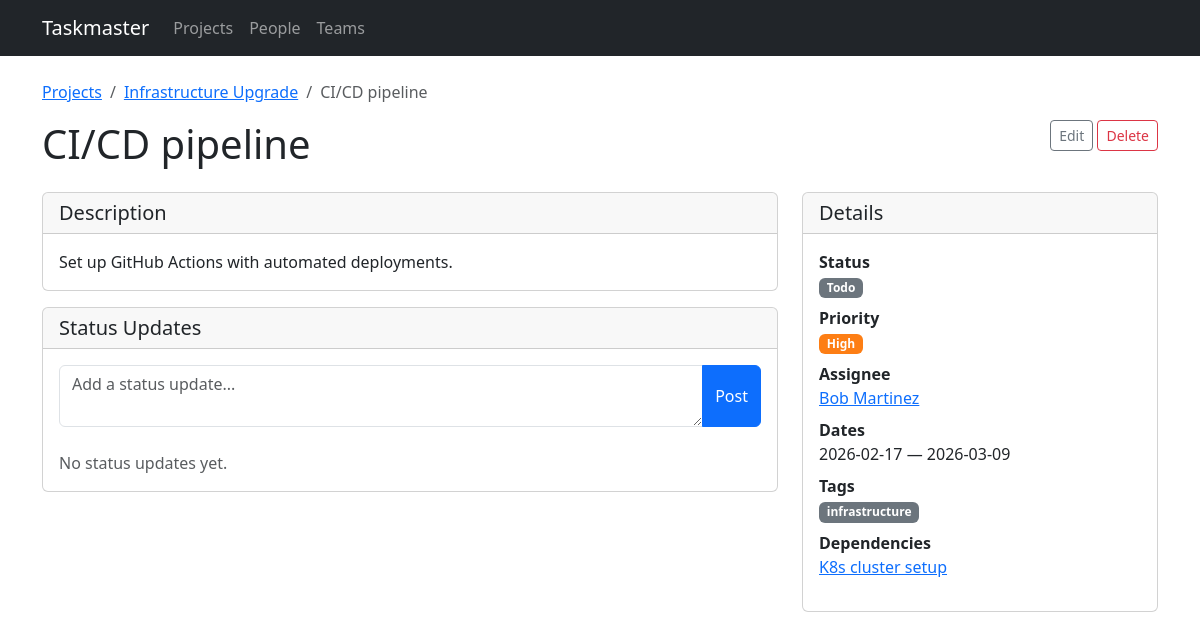
Before: /tasks/16 with the older database file.
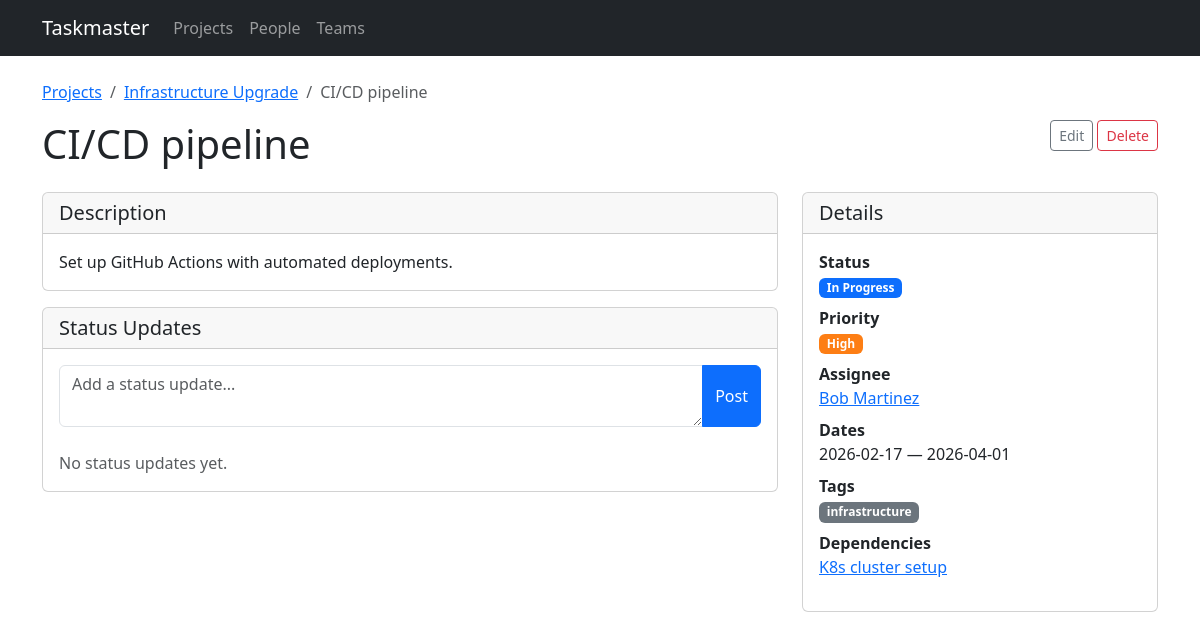
After: the same page with the newer database file.
### models.py (models this page shows, shortened)
class Task(db.Model):
    id = db.Column(db.Integer, primary_key=True)
    title = db.Column(db.String(200), nullable=False)
    description = db.Column(db.Text)
    project_id = db.Column(db.Integer, db.ForeignKey('project.id'), nullable=False)
    assignee_id = db.Column(db.Integer, db.ForeignKey('person.id'))
    start_date = db.Column(db.Date, nullable=False)
    end_date = db.Column(db.Date, nullable=False)
    status = db.Column(db.String(20), default='todo')  # todo, in_progress, done
    priority = db.Column(db.String(20), default='medium')  # low, medium, high, critical
    tags = db.relationship('Tag', secondary=task_tags, backref=db.backref('tasks', lazy=True))
    status_updates = db.relationship('StatusUpdate', backref='task', lazy=True,
                                     order_by='StatusUpdate.created_at.desc()',
                                     cascade='all, delete-orphan')
    dependencies = db.relationship(
        'Task',
        secondary='task_dependency',
        primaryjoin='Task.id == TaskDependency.task_id',
        secondaryjoin='Task.id == TaskDependency.depends_on_id',
        backref=db.backref('dependents', lazy=True),
        lazy=True,
    )

### routes/tasks.py (the view)
@bp.route('/tasks/<int:id>')
def detail(id):
    task = Task.query.get_or_404(id)
    return render_template('tasks/detail.html', task=task)

### templates/tasks/detail.html (shortened to what the changed rows need)
{% extends "base.html" %}
{% block content %}
<nav aria-label="breadcrumb" class="mb-3">
    <ol class="breadcrumb">
        <li class="breadcrumb-item"><a href="{{ url_for('projects.list_projects') }}">Projects</a></li>
        <li class="breadcrumb-item"><a href="{{ url_for('projects.detail', id=task.project.id) }}">{{ task.project.name }}</a></li>
        <li class="breadcrumb-item active">{{ task.title }}</li>
    </ol>
</nav>
<div class="d-flex justify-content-between align-items-start mb-3">
    <h1>{{ task.title }}</h1>
    <div>
        <a href="{{ url_for('tasks.edit_task', id=task.id) }}" class="btn btn-outline-secondary btn-sm">Edit</a>
        <form method="post" action="{{ url_for('tasks.delete_task', id=task.id) }}" class="d-inline"
              onsubmit="return confirm('Delete this task?')">
        </form>
    </div>
</div>
<div class="row g-4">
    <div class="col-md-8">
        {% if task.description %}
        <div class="card mb-3">
            <div class="card-header"><h5 class="mb-0">Description</h5></div>
            <div class="card-body">{{ task.description }}</div>
        </div>
        {% endif %}
    </div>
    <div class="col-md-4">
        <div class="card">
            <div class="card-body">
                <dl>
                    <dt>Status</dt>
                    <dd><span class="badge badge-{{ task.status }}">{{ task.status | replace('_', ' ') | title }}</span></dd>
                    <dt>Priority</dt>
                    <dd><span class="badge badge-{{ task.priority }}">{{ task.priority | title }}</span></dd>
                    <dt>Assignee</dt>
                    <dd>
                        {% if task.assignee %}
                        <a href="{{ url_for('people.detail', id=task.assignee.id) }}">{{ task.assignee.name }}</a>
                        {% else %}
                        <span class="text-muted">Unassigned</span>
                        {% endif %}
                    </dd>
                    <dt>Dates</dt>
                    <dd>{{ task.start_date }} &mdash; {{ task.end_date }}</dd>
                    <dt>Tags</dt>
                    <dd>
                        {% for tag in task.tags %}
                        <span class="badge bg-secondary">{{ tag.name }}</span>
                        {% else %}
                        <span class="text-muted">None</span>
                        {% endfor %}
                    </dd>
                    <dt>Dependencies</dt>
                    <dd>
                        {% for dep in task.dependencies %}
                        <a href="{{ url_for('tasks.detail', id=dep.id) }}" class="d-block">{{ dep.title }}</a>
                        {% else %}
                        <span class="text-muted">None</span>
                        {% endfor %}
                    </dd>
                </dl>
            </div>
        </div>
    </div>
</div>
{% endblock %}

Changed rows visible on the page:
changed Task "CI/CD pipeline": status "Todo" → "In Progress"; end_date "2026-03-09" → "2026-04-01"
